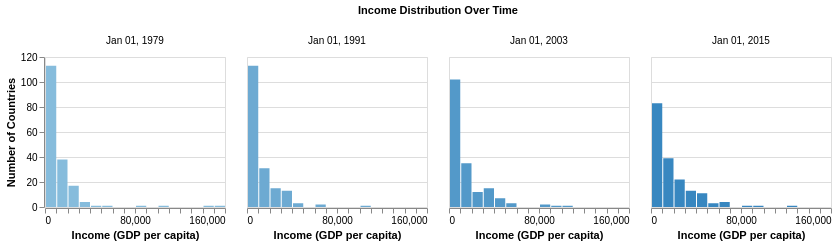

The cell this chart's notebook holds for it:
### Markdown cell above
<div class="alert alert-warning" style="color:black">

### Question 6 (Optional)
rubric={accuracy:1,viz:1}

<h4>Python</h4>
<ol type="1">
<li>Wrangle your data to include the years 1979, 1991, 2003 and 2015.</li>
<li>Create a histogram (binned bar chart) of the income distribution with an appropriate number of bins.</li>
<li>Facet by year and make the plots smaller so that they fit in a single row.</li>
<li>It is a little hard to tell if the data is exactly the same as the prediction since we are not using a log scale and a histogram instead of a density plot (we’ll learn about these things later). But in general, briefly explain whether you think the trend is the same or not?</li>
</ol>
</div>

### Code cell
target_years = pd.to_datetime(['1979-01-01', '1991-01-01', '2003-01-01', '2015-01-01'])
income_df = df[df['year'].isin(target_years)]

chart_6 = alt.Chart(income_df).mark_bar().encode(
    alt.X("income:Q", bin=alt.Bin(maxbins=30), title="Income (GDP per capita)"),
    alt.Y("count()", title="Number of Countries"),
    color=alt.Color("year:T", legend=None)
).properties(
    width=180,
    height=150
).facet(
    column=alt.Column("year:T", title="Income Distribution Over Time")
)

chart_6

### Figure 1 — Vega specification as saved in the notebook (floating-point values rounded to 4 significant figures)
{"$schema": "https://vega.github.io/schema/vega/v6.json", "data": [{"name": "source_0", "values": [{"bin_maxbins_30_income": 0.0, "bin_maxbins_30_income_end": 10000.0, "year": "1979-01-01T00:00:00.000", "__count": 113, "__count_end": 113.0, "__count_start": 0.0}, {"bin_maxbins_30_income": 0.0, "bin_maxbins_30_income_end": 10000.0, "year": "1991-01-01T00:00:00.000", "__count": 113, "__count_end": 113.0, "__count_start": 0.0}, {"bin_maxbins_30_income": 0.0, "bin_maxbins_30_income_end": 10000.0, "year": "2003-01-01T00:00:00.000", "__count": 102, "__count_end": 102.0, "__count_start": 0.0}, {"bin_maxbins_30_income": 0.0, "bin_maxbins_30_income_end": 10000.0, "year": "2015-01-01T00:00:00.000", "__count": 83, "__count_end": 83.0, "__count_start": 0.0}, {"bin_maxbins_30_income": 10000.0, "bin_maxbins_30_income_end": 20000.0, "year": "2015-01-01T00:00:00.000", "__count": 39, "__count_end": 39.0, "__count_start": 0.0}, {"bin_maxbins_30_income": 10000.0, "bin_maxbins_30_income_end": 20000.0, "year": "1979-01-01T00:00:00.000", "__count": 38, "__count_end": 38.0, "__count_start": 0.0}, {"bin_maxbins_30_income": 10000.0, "bin_maxbins_30_income_end": 20000.0, "year": "2003-01-01T00:00:00.000", "__count": 35, "__count_end": 35.0, "__count_start": 0.0}, {"bin_maxbins_30_income": 10000.0, "bin_maxbins_30_income_end": 20000.0, "year": "1991-01-01T00:00:00.000", "__count": 31, "__count_end": 31.0, "__count_start": 0.0}, {"bin_maxbins_30_income": 20000.0, "bin_maxbins_30_income_end": 30000.0, "year": "2015-01-01T00:00:00.000", "__count": 22, "__count_end": 22.0, "__count_start": 0.0}, {"bin_maxbins_30_income": 20000.0, "bin_maxbins_30_income_end": 30000.0, "year": "1979-01-01T00:00:00.000", "__count": 17, "__count_end": 17.0, "__count_start": 0.0}, {"bin_maxbins_30_income": 20000.0, "bin_maxbins_30_income_end": 30000.0, "year": "1991-01-01T00:00:00.000", "__count": 15, "__count_end": 15.0, "__count_start": 0.0}, {"bin_maxbins_30_income": 30000.0, "bin_maxbins_30_income_end": 40000.0, "year": "2003-01-01T00:00:00.000", "__count": 15, "__count_end": 15.0, "__count_start": 0.0}, {"bin_maxbins_30_income": 40000.0, "bin_maxbins_30_income_end": 50000.0, "year": "2015-01-01T00:00:00.000", "__count": 11, "__count_end": 11.0, "__count_start": 0.0}, {"bin_maxbins_30_income": 30000.0, "bin_maxbins_30_income_end": 40000.0, "year": "1991-01-01T00:00:00.000", "__count": 13, "__count_end": 13.0, "__count_start": 0.0}, {"bin_maxbins_30_income": 20000.0, "bin_maxbins_30_income_end": 30000.0, "year": "2003-01-01T00:00:00.000", "__count": 12, "__count_end": 12.0, "__count_start": 0.0}, {"bin_maxbins_30_income": 40000.0, "bin_maxbins_30_income_end": 50000.0, "year": "1979-01-01T00:00:00.000", "__count": 1, "__count_end": 1.0, "__count_start": 0.0}, {"bin_maxbins_30_income": 40000.0, "bin_maxbins_30_income_end": 50000.0, "year": "2003-01-01T00:00:00.000", "__count": 7, "__count_end": 7.0, "__count_start": 0.0}, {"bin_maxbins_30_income": 30000.0, "bin_maxbins_30_income_end": 40000.0, "year": "2015-01-01T00:00:00.000", "__count": 13, "__count_end": 13.0, "__count_start": 0.0}, {"bin_maxbins_30_income": 60000.0, "bin_maxbins_30_income_end": 70000.0, "year": "2015-01-01T00:00:00.000", "__count": 4, "__count_end": 4.0, "__count_start": 0.0}, {"bin_maxbins_30_income": 100000.0, "bin_maxbins_30_income_end": 110000.0, "year": "1979-01-01T00:00:00.000", "__count": 1, "__count_end": 1.0, "__count_start": 0.0}, {"bin_maxbins_30_income": 80000.0, "bin_maxbins_30_income_end": 90000.0, "year": "2003-01-01T00:00:00.000", "__count": 2, "__count_end": 2.0, "__count_start": 0.0}, {"bin_maxbins_30_income": 50000.0, "bin_maxbins_30_income_end": 60000.0, "year": "1979-01-01T00:00:00.000", "__count": 1, "__count_end": 1.0, "__count_start": 0.0}, {"bin_maxbins_30_income": 30000.0, "bin_maxbins_30_income_end": 40000.0, "year": "1979-01-01T00:00:00.000", "__count": 4, "__count_end": 4.0, "__count_start": 0.0}, {"bin_maxbins_30_income": 60000.0, "bin_maxbins_30_income_end": 70000.0, "year": "1991-01-01T00:00:00.000", "__count": 2, "__count_end": 2.0, "__count_start": 0.0}, {"bin_maxbins_30_income": 90000.0, "bin_maxbins_30_income_end": 100000.0, "year": "2015-01-01T00:00:00.000", "__count": 1, "__count_end": 1.0, "__count_start": 0.0}, {"bin_maxbins_30_income": 40000.0, "bin_maxbins_30_income_end": 50000.0, "year": "1991-01-01T00:00:00.000", "__count": 3, "__count_end": 3.0, "__count_start": 0.0}, {"bin_maxbins_30_income": 50000.0, "bin_maxbins_30_income_end": 60000.0, "year": "2003-01-01T00:00:00.000", "__count": 3, "__count_end": 3.0, "__count_start": 0.0}, {"bin_maxbins_30_income": 140000.0, "bin_maxbins_30_income_end": 150000.0, "year": "1979-01-01T00:00:00.000", "__count": 1, "__count_end": 1.0, "__count_start": 0.0}, {"bin_maxbins_30_income": 100000.0, "bin_maxbins_30_income_end": 110000.0, "year": "2003-01-01T00:00:00.000", "__count": 1, "__count_end": 1.0, "__count_start": 0.0}, {"bin_maxbins_30_income": 120000.0, "bin_maxbins_30_income_end": 130000.0, "year": "2015-01-01T00:00:00.000", "__count": 1, "__count_end": 1.0, "__count_start": 0.0}, {"bin_maxbins_30_income": 80000.0, "bin_maxbins_30_income_end": 90000.0, "year": "1979-01-01T00:00:00.000", "__count": 1, "__count_end": 1.0, "__count_start": 0.0}, {"bin_maxbins_30_income": 50000.0, "bin_maxbins_30_income_end": 60000.0, "year": "2015-01-01T00:00:00.000", "__count": 3, "__count_end": 3.0, "__count_start": 0.0}, {"bin_maxbins_30_income": 80000.0, "bin_maxbins_30_income_end": 90000.0, "year": "2015-01-01T00:00:00.000", "__count": 1, "__count_end": 1.0, "__count_start": 0.0}, {"bin_maxbins_30_income": 150000.0, "bin_maxbins_30_income_end": 160000.0, "year": "1979-01-01T00:00:00.000", "__count": 1, "__count_end": 1.0, "__count_start": 0.0}, {"bin_maxbins_30_income": 100000.0, "bin_maxbins_30_income_end": 110000.0, "year": "1991-01-01T00:00:00.000", "__count": 1, "__count_end": 1.0, "__count_start": 0.0}, {"bin_maxbins_30_income": 90000.0, "bin_maxbins_30_income_end": 100000.0, "year": "2003-01-01T00:00:00.000", "__count": 1, "__count_end": 1.0, "__count_start": 0.0}], "transform": [{"type": "formula", "expr": "toDate(datum['year'])", "as": "year"}]}, {"name": "column_domain", "values": [{"year": "1979-01-01T00:00:00.000", "count": 10}, {"year": "1991-01-01T00:00:00.000", "count": 7}, {"year": "2003-01-01T00:00:00.000", "count": 9}, {"year": "2015-01-01T00:00:00.000", "count": 10}], "transform": [{"type": "formula", "expr": "toDate(datum['year'])", "as": "year"}]}], "signals": [{"name": "child_bin_maxbins_30_income_bins", "value": {"fields": ["income"], "fname": "bin_income", "start": 0.0, "step": 10000.0, "stop": 160000.0}}, {"name": "child_width", "value": 180}, {"name": "child_height", "value": 150}], "marks": [{"type": "group", "name": "column-title", "title": {"text": "Income Distribution Over Time", "offset": 10, "style": "guide-title"}, "role": "column-title"}, {"type": "group", "name": "row_header", "encode": {"update": {"height": {"signal": "child_height"}}}, "axes": [{"scale": "y", "orient": "left", "tickCount": {"signal": "ceil(child_height/40)"}, "grid": false, "labelOverlap": true, "zindex": 0, "title": "Number of Countries"}], "role": "row-header"}, {"type": "group", "name": "column_header", "from": {"data": "column_domain"}, "sort": {"field": "datum[\"year\"]", "order": "ascending"}, "encode": {"update": {"width": {"signal": "child_width"}}}, "title": {"text": {"signal": "timeFormat(parent[\"year\"], \"%b %d, %Y\")"}, "frame": "group", "style": "guide-label", "offset": 10}, "role": "column-header"}, {"type": "group", "name": "column_footer", "from": {"data": "column_domain"}, "sort": {"field": "datum[\"year\"]", "order": "ascending"}, "encode": {"update": {"width": {"signal": "child_width"}}}, "axes": [{"scale": "x", "grid": false, "tickCount": {"signal": "ceil(child_width/10)"}, "orient": "bottom", "title": "Income (GDP per capita)", "labelFlush": true, "labelOverlap": true, "zindex": 0}], "role": "column-footer"}, {"type": "group", "name": "cell", "from": {"facet": {"data": "source_0", "name": "facet", "groupby": ["year"]}}, "sort": {"field": ["datum[\"year\"]"], "order": ["ascending"]}, "encode": {"update": {"width": {"signal": "child_width"}, "height": {"signal": "child_height"}}}, "marks": [{"type": "rect", "name": "child_marks", "from": {"data": "facet"}, "encode": {"update": {"x2": {"field": "bin_maxbins_30_income", "scale": "x", "offset": {"signal": "0.5 + (abs(scale(\"x\", datum[\"bin_maxbins_30_income_end\"]) - scale(\"x\", datum[\"bin_maxbins_30_income\"])) < 0.25 ? -0.5 * (0.25 - (abs(scale(\"x\", datum[\"bin_maxbins_30_income_end\"]) - scale(\"x\", datum[\"bin_maxbins_30_income\"])))) : 0.5)"}}, "y": {"field": "__count_end", "scale": "y"}, "y2": {"field": "__count_start", "scale": "y"}, "fill": {"field": "year", "scale": "color"}, "x": {"field": "bin_maxbins_30_income_end", "scale": "x", "offset": {"signal": "0.5 + (abs(scale(\"x\", datum[\"bin_maxbins_30_income_end\"]) - scale(\"x\", datum[\"bin_maxbins_30_income\"])) < 0.25 ? 0.5 * (0.25 - (abs(scale(\"x\", datum[\"bin_maxbins_30_income_end\"]) - scale(\"x\", datum[\"bin_maxbins_30_income\"])))) : -0.5)"}}}}, "style": ["bar"]}], "axes": [{"scale": "y", "domain": false, "gridScale": "x", "aria": false, "labels": false, "orient": "left", "minExtent": 0, "zindex": 0, "grid": true, "tickCount": {"signal": "ceil(child_height/40)"}, "ticks": false, "maxExtent": 0}], "style": "cell"}], "scales": [{"name": "x", "type": "linear", "domain": {"signal": "[child_bin_maxbins_30_income_bins.start, child_bin_maxbins_30_income_bins.stop]"}, "range": [0, {"signal": "child_width"}], "bins": {"signal": "child_bin_maxbins_30_income_bins"}, "zero": false}, {"name": "y", "type": "linear", "domain": {"data": "source_0", "fields": ["__count_start", "__count_end"]}, "range": [{"signal": "child_height"}, 0], "zero": true, "nice": true}, {"name": "color", "type": "time", "domain": {"data": "source_0", "field": "year"}, "range": "ramp", "interpolate": "hcl"}], "background": "white", "layout": {"padding": 20, "offset": {"columnTitle": 10}, "columns": {"signal": "length(data('column_domain'))"}, "bounds": "full", "align": "all"}, "padding": 5}
